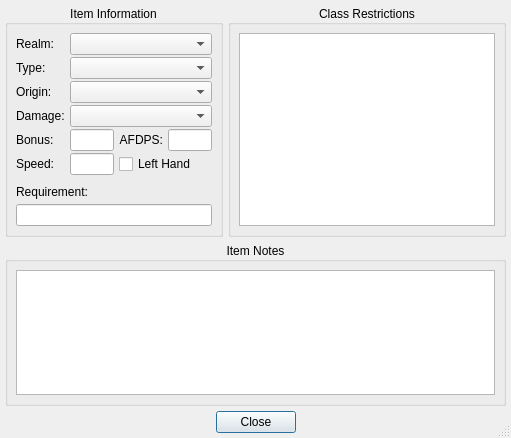
<?xml version="1.0" encoding="UTF-8"?>
<ui version="4.0">
 <class>ItemInfo</class>
 <widget class="QDialog" name="ItemInfo">
  <property name="windowModality">
   <enum>Qt::ApplicationModal</enum>
  </property>
  <property name="geometry">
   <rect>
    <x>0</x>
    <y>0</y>
    <width>511</width>
    <height>438</height>
   </rect>
  </property>
  <property name="windowTitle">
   <string>Item Information</string>
  </property>
  <property name="sizeGripEnabled">
   <bool>true</bool>
  </property>
  <property name="modal">
   <bool>true</bool>
  </property>
  <layout class="QVBoxLayout">
   <property name="spacing">
    <number>5</number>
   </property>
   <property name="leftMargin">
    <number>5</number>
   </property>
   <property name="topMargin">
    <number>5</number>
   </property>
   <property name="rightMargin">
    <number>5</number>
   </property>
   <property name="bottomMargin">
    <number>5</number>
   </property>
   <item>
    <layout class="QHBoxLayout">
     <property name="spacing">
      <number>5</number>
     </property>
     <property name="leftMargin">
      <number>0</number>
     </property>
     <property name="topMargin">
      <number>0</number>
     </property>
     <property name="rightMargin">
      <number>0</number>
     </property>
     <property name="bottomMargin">
      <number>0</number>
     </property>
     <item>
      <widget class="QGroupBox" name="ItemInfoGroup">
       <property name="sizePolicy">
        <sizepolicy hsizetype="Expanding" vsizetype="Expanding">
         <horstretch>0</horstretch>
         <verstretch>0</verstretch>
        </sizepolicy>
       </property>
       <property name="title">
        <string>Item Information</string>
       </property>
       <property name="alignment">
        <set>Qt::AlignCenter</set>
       </property>
       <layout class="QGridLayout">
        <property name="leftMargin">
         <number>8</number>
        </property>
        <property name="topMargin">
         <number>8</number>
        </property>
        <property name="rightMargin">
         <number>8</number>
        </property>
        <property name="bottomMargin">
         <number>8</number>
        </property>
        <property name="horizontalSpacing">
         <number>5</number>
        </property>
        <property name="verticalSpacing">
         <number>2</number>
        </property>
        <item row="4" column="3">
         <widget class="QLineEdit" name="ItemAFDPS"/>
        </item>
        <item row="3" column="0">
         <widget class="QLabel" name="ItemDamageTypeLabel">
          <property name="text">
           <string>Damage:</string>
          </property>
          <property name="buddy">
           <cstring>ItemDamageType</cstring>
          </property>
         </widget>
        </item>
        <item row="4" column="2">
         <widget class="QLabel" name="ItemAFDPSLabel">
          <property name="text">
           <string>AFDPS:</string>
          </property>
          <property name="alignment">
           <set>Qt::AlignRight|Qt::AlignTrailing|Qt::AlignVCenter</set>
          </property>
          <property name="buddy">
           <cstring>ItemAFDPS</cstring>
          </property>
         </widget>
        </item>
        <item row="5" column="2" colspan="2">
         <widget class="QCheckBox" name="ItemLeftHand">
          <property name="text">
           <string>Left Hand</string>
          </property>
         </widget>
        </item>
        <item row="6" column="0" colspan="4">
         <layout class="QVBoxLayout">
          <property name="spacing">
           <number>5</number>
          </property>
          <property name="leftMargin">
           <number>0</number>
          </property>
          <property name="topMargin">
           <number>8</number>
          </property>
          <property name="rightMargin">
           <number>0</number>
          </property>
          <property name="bottomMargin">
           <number>0</number>
          </property>
          <item>
           <widget class="QLabel" name="ItemRequirementLabel">
            <property name="text">
             <string>Requirement:</string>
            </property>
            <property name="buddy">
             <cstring>ItemRequirement</cstring>
            </property>
           </widget>
          </item>
          <item>
           <widget class="QLineEdit" name="ItemRequirement"/>
          </item>
         </layout>
        </item>
        <item row="4" column="1">
         <widget class="QLineEdit" name="ItemBonus"/>
        </item>
        <item row="5" column="1">
         <widget class="QLineEdit" name="ItemSpeed"/>
        </item>
        <item row="3" column="1" colspan="3">
         <widget class="QComboBox" name="ItemDamageType"/>
        </item>
        <item row="2" column="1" colspan="3">
         <widget class="QComboBox" name="ItemSource">
          <property name="sizePolicy">
           <sizepolicy hsizetype="Expanding" vsizetype="Fixed">
            <horstretch>0</horstretch>
            <verstretch>0</verstretch>
           </sizepolicy>
          </property>
         </widget>
        </item>
        <item row="1" column="1" colspan="3">
         <widget class="QComboBox" name="ItemType">
          <property name="sizePolicy">
           <sizepolicy hsizetype="Expanding" vsizetype="Fixed">
            <horstretch>0</horstretch>
            <verstretch>0</verstretch>
           </sizepolicy>
          </property>
         </widget>
        </item>
        <item row="4" column="0">
         <widget class="QLabel" name="ItemBonusLabel">
          <property name="text">
           <string>Bonus: </string>
          </property>
          <property name="textFormat">
           <enum>Qt::PlainText</enum>
          </property>
          <property name="buddy">
           <cstring>ItemBonus</cstring>
          </property>
         </widget>
        </item>
        <item row="5" column="0">
         <widget class="QLabel" name="ItemSpeedLabel">
          <property name="text">
           <string>Speed: </string>
          </property>
          <property name="textFormat">
           <enum>Qt::PlainText</enum>
          </property>
          <property name="buddy">
           <cstring>ItemSpeed</cstring>
          </property>
         </widget>
        </item>
        <item row="0" column="0">
         <widget class="QLabel" name="ItemRealmLabel">
          <property name="text">
           <string>Realm:</string>
          </property>
          <property name="buddy">
           <cstring>ItemRealm</cstring>
          </property>
         </widget>
        </item>
        <item row="7" column="0" colspan="4">
         <spacer>
          <property name="orientation">
           <enum>Qt::Vertical</enum>
          </property>
          <property name="sizeHint" stdset="0">
           <size>
            <width>20</width>
            <height>40</height>
           </size>
          </property>
         </spacer>
        </item>
        <item row="1" column="0">
         <widget class="QLabel" name="ItemTypeLabel">
          <property name="text">
           <string>Type: </string>
          </property>
          <property name="textFormat">
           <enum>Qt::PlainText</enum>
          </property>
          <property name="buddy">
           <cstring>ItemType</cstring>
          </property>
         </widget>
        </item>
        <item row="2" column="0">
         <widget class="QLabel" name="ItemSourceLabel">
          <property name="text">
           <string>Origin: </string>
          </property>
          <property name="textFormat">
           <enum>Qt::PlainText</enum>
          </property>
          <property name="buddy">
           <cstring>ItemSource</cstring>
          </property>
         </widget>
        </item>
        <item row="0" column="1" colspan="3">
         <widget class="QComboBox" name="ItemRealm">
          <property name="sizePolicy">
           <sizepolicy hsizetype="Expanding" vsizetype="Fixed">
            <horstretch>0</horstretch>
            <verstretch>0</verstretch>
           </sizepolicy>
          </property>
         </widget>
        </item>
       </layout>
      </widget>
     </item>
     <item>
      <widget class="QGroupBox" name="ItemRestrictionGroup">
       <property name="sizePolicy">
        <sizepolicy hsizetype="Fixed" vsizetype="Expanding">
         <horstretch>0</horstretch>
         <verstretch>0</verstretch>
        </sizepolicy>
       </property>
       <property name="title">
        <string>Class Restrictions</string>
       </property>
       <property name="alignment">
        <set>Qt::AlignCenter</set>
       </property>
       <layout class="QVBoxLayout">
        <property name="spacing">
         <number>5</number>
        </property>
        <property name="leftMargin">
         <number>8</number>
        </property>
        <property name="topMargin">
         <number>8</number>
        </property>
        <property name="rightMargin">
         <number>8</number>
        </property>
        <property name="bottomMargin">
         <number>8</number>
        </property>
        <item>
         <widget class="QListWidget" name="ItemRestrictionList">
          <property name="sizePolicy">
           <sizepolicy hsizetype="Expanding" vsizetype="Expanding">
            <horstretch>0</horstretch>
            <verstretch>0</verstretch>
           </sizepolicy>
          </property>
          <property name="mouseTracking">
           <bool>false</bool>
          </property>
         </widget>
        </item>
       </layout>
      </widget>
     </item>
    </layout>
   </item>
   <item>
    <widget class="QGroupBox" name="ItemNotesGroup">
     <property name="title">
      <string>Item Notes</string>
     </property>
     <property name="alignment">
      <set>Qt::AlignCenter</set>
     </property>
     <layout class="QVBoxLayout">
      <property name="spacing">
       <number>0</number>
      </property>
      <property name="leftMargin">
       <number>8</number>
      </property>
      <property name="topMargin">
       <number>8</number>
      </property>
      <property name="rightMargin">
       <number>8</number>
      </property>
      <property name="bottomMargin">
       <number>8</number>
      </property>
      <item>
       <widget class="QTextEdit" name="ItemNotes">
        <property name="sizePolicy">
         <sizepolicy hsizetype="Expanding" vsizetype="Expanding">
          <horstretch>0</horstretch>
          <verstretch>0</verstretch>
         </sizepolicy>
        </property>
        <property name="focusPolicy">
         <enum>Qt::StrongFocus</enum>
        </property>
        <property name="tabChangesFocus">
         <bool>true</bool>
        </property>
        <property name="acceptRichText">
         <bool>false</bool>
        </property>
        <property name="textInteractionFlags">
         <set>Qt::TextEditorInteraction</set>
        </property>
       </widget>
      </item>
     </layout>
    </widget>
   </item>
   <item>
    <layout class="QHBoxLayout">
     <property name="spacing">
      <number>5</number>
     </property>
     <property name="leftMargin">
      <number>0</number>
     </property>
     <property name="topMargin">
      <number>0</number>
     </property>
     <property name="rightMargin">
      <number>0</number>
     </property>
     <property name="bottomMargin">
      <number>0</number>
     </property>
     <item>
      <spacer>
       <property name="orientation">
        <enum>Qt::Horizontal</enum>
       </property>
       <property name="sizeHint" stdset="0">
        <size>
         <width>40</width>
         <height>20</height>
        </size>
       </property>
      </spacer>
     </item>
     <item>
      <widget class="QPushButton" name="CloseButton">
       <property name="text">
        <string>Close</string>
       </property>
      </widget>
     </item>
     <item>
      <spacer>
       <property name="orientation">
        <enum>Qt::Horizontal</enum>
       </property>
       <property name="sizeHint" stdset="0">
        <size>
         <width>40</width>
         <height>20</height>
        </size>
       </property>
      </spacer>
     </item>
    </layout>
   </item>
  </layout>
 </widget>
 <tabstops>
  <tabstop>ItemRealm</tabstop>
  <tabstop>ItemType</tabstop>
  <tabstop>ItemSource</tabstop>
  <tabstop>ItemDamageType</tabstop>
  <tabstop>ItemBonus</tabstop>
  <tabstop>ItemAFDPS</tabstop>
  <tabstop>ItemSpeed</tabstop>
  <tabstop>ItemLeftHand</tabstop>
  <tabstop>ItemRequirement</tabstop>
  <tabstop>ItemRestrictionList</tabstop>
  <tabstop>ItemNotes</tabstop>
  <tabstop>CloseButton</tabstop>
 </tabstops>
 <resources/>
 <connections/>
</ui>
